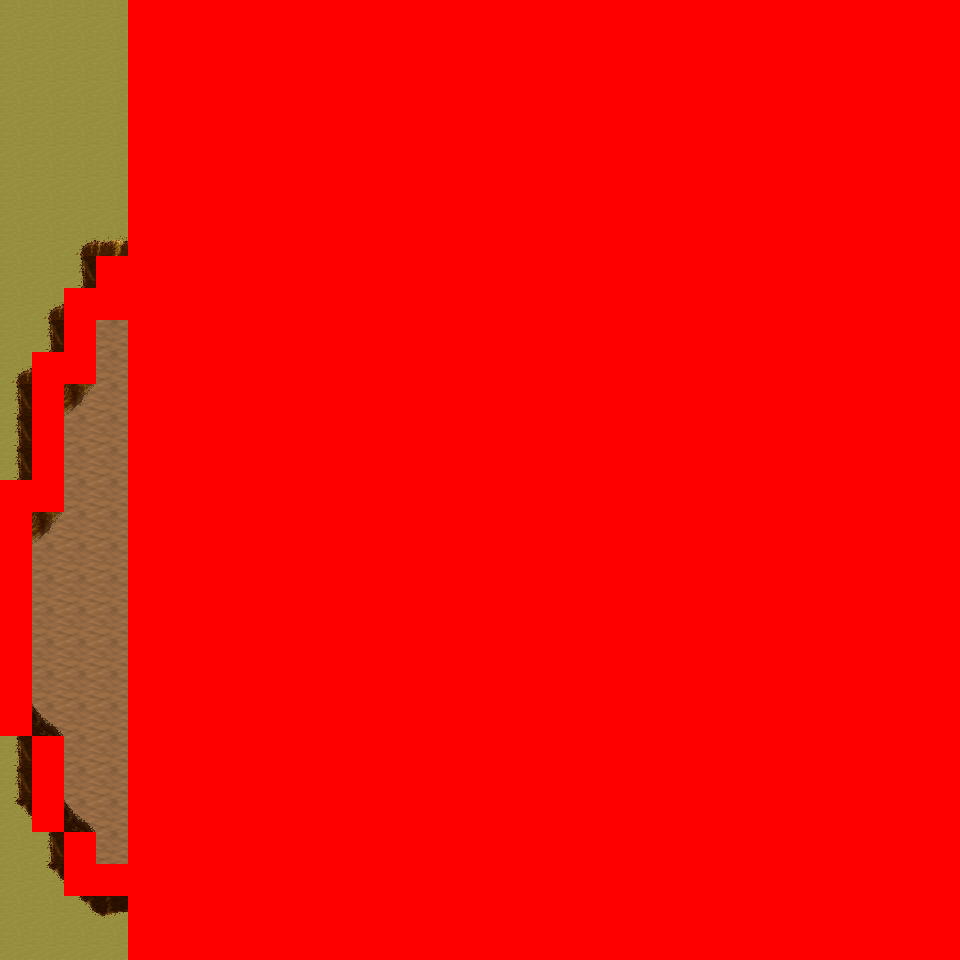

This game map was drawn from its Tiled (.tmx) file and the tilesets committed beside it. A one-line description and the trimmed map source follow:
An orthogonal 30x30 tile map with 32x32 px tiles, 6 tile layers (Ground, Object, Object2, Above, ...), 10 tilesets and 4 objects (4x mapchange).

<map version="1.0" orientation="orthogonal" renderorder="right-down" width="30" height="30" tilewidth="32" tileheight="32" nextobjectid="5">
  <tileset firstgid="1" name="tileset_logic_collision" tilewidth="32" tileheight="32" tilecount="1" columns="1">
    <image source="../drawable/tileset_logic_collision.png" width="32" height="32" />
  </tileset>
  <tileset firstgid="2" name="tileset_ground_ground" tilewidth="32" tileheight="32" tilecount="33" columns="3">
    <image source="../drawable/tileset_ground_ground.png" width="96" height="352" />
  </tileset>
  <tileset firstgid="35" name="tileset_ground_ridge_earth_pale" tilewidth="32" tileheight="32" tilecount="96" columns="12">
    <image source="../drawable/tileset_ground_ridge_earth_pale.png" width="384" height="256" />
  </tileset>
  <tileset firstgid="131" name="tileset_ground_ridge_earth_dark" tilewidth="32" tileheight="32" tilecount="96" columns="12">
    <image source="../drawable/tileset_ground_ridge_earth_dark.png" width="384" height="256" />
  </tileset>
  <tileset firstgid="227" name="tileset_terrain_desert" tilewidth="32" tileheight="32" tilecount="88" columns="8">
    <image source="../drawable/tileset_terrain_desert.png" width="256" height="352" />
  </tileset>
  <tileset firstgid="315" name="tileset_ground_ladder_horizontal_dark" tilewidth="32" tileheight="32" tilecount="3" columns="1">
    <image source="../drawable/tileset_ground_ladder_horizontal_dark.png" width="32" height="96" />
  </tileset>
  <tileset firstgid="318" name="tileset_plant_bush_various_small" tilewidth="32" tileheight="32" tilecount="9" columns="3">
    <image source="../drawable/tileset_plant_bush_various_small.png" width="96" height="96" />
  </tileset>
  <tileset firstgid="327" name="tileset_plant_cactus_2" tilewidth="32" tileheight="32" tilecount="10" columns="5">
    <image source="../drawable/tileset_plant_cactus_2.png" width="160" height="64" />
  </tileset>
  <tileset firstgid="337" name="tileset_plant_tree_evergreen" tilewidth="32" tileheight="32" tilecount="36" columns="3">
    <image source="../drawable/tileset_plant_tree_evergreen.png" width="96" height="384" />
  </tileset>
  <tileset firstgid="373" name="tileset_ground_sand_2" tilewidth="32" tileheight="32" tilecount="15" columns="5">
    <image source="../drawable/tileset_ground_sand_2.png" width="160" height="96" />
  </tileset>
  <layer name="Ground" width="30" height="30">
    <data>[900 cells, 900 non-empty, 13 distinct tile ids]</data>
  </layer>
  <layer name="Object" width="30" height="30">
    <data>[900 cells, 50 non-empty, 18 distinct tile ids]</data>
  </layer>
  <layer name="Object2" width="30" height="30">
    <data>[900 cells, 0 non-empty, 0 distinct tile ids]</data>
  </layer>
  <layer name="Above" width="30" height="30">
    <data>[900 cells, 5 non-empty, 2 distinct tile ids]</data>
  </layer>
  <layer name="Above2" width="30" height="30">
    <data>[900 cells, 0 non-empty, 0 distinct tile ids]</data>
  </layer>
  <layer name="Walkable" width="30" height="30">
    <data>[900 cells, 804 non-empty, 1 distinct tile ids]</data>
  </layer>
  <objectgroup name="MapEvents">
    <object id="1" name="north" type="mapchange" x="0" y="0" width="128" height="32">
      <properties>
        <property name="map" value="0_ados_mountain_n2_w2_x1_y1" />
        <property name="place" value="south" />
      </properties>
    </object>
    <object id="2" name="south" type="mapchange" x="0" y="928" width="128" height="32">
      <properties>
        <property name="map" value="0_ados_mountain_n2_w2_x1_y3" />
        <property name="place" value="north" />
      </properties>
    </object>
    <object id="3" name="west" type="mapchange" x="0" y="0" width="32" height="480">
      <properties>
        <property name="map" value="0_ados_mountain_n2_w2_x0_y2" />
        <property name="place" value="east" />
      </properties>
    </object>
    <object id="4" name="west2" type="mapchange" x="0" y="736" width="32" height="224">
      <properties>
        <property name="map" value="0_ados_mountain_n2_w2_x0_y2" />
        <property name="place" value="east2" />
      </properties>
    </object>
  </objectgroup>
</map>
